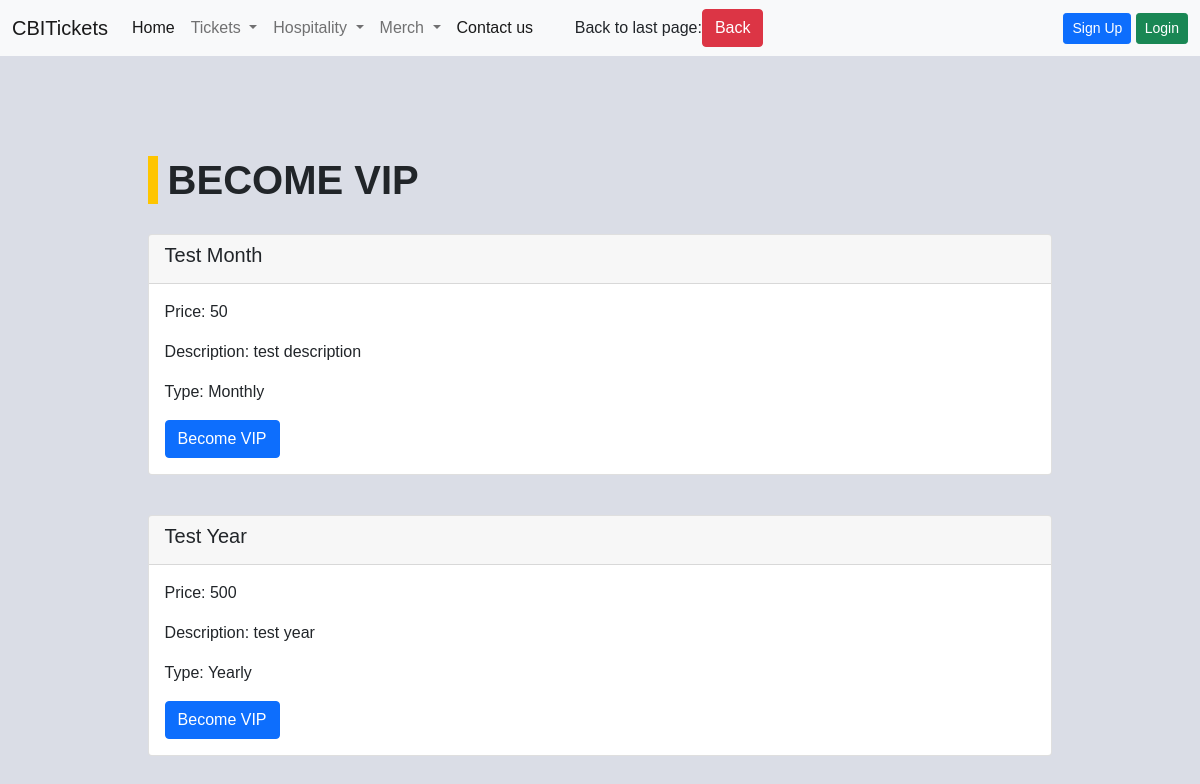
The app's page /become-vip/, older data.
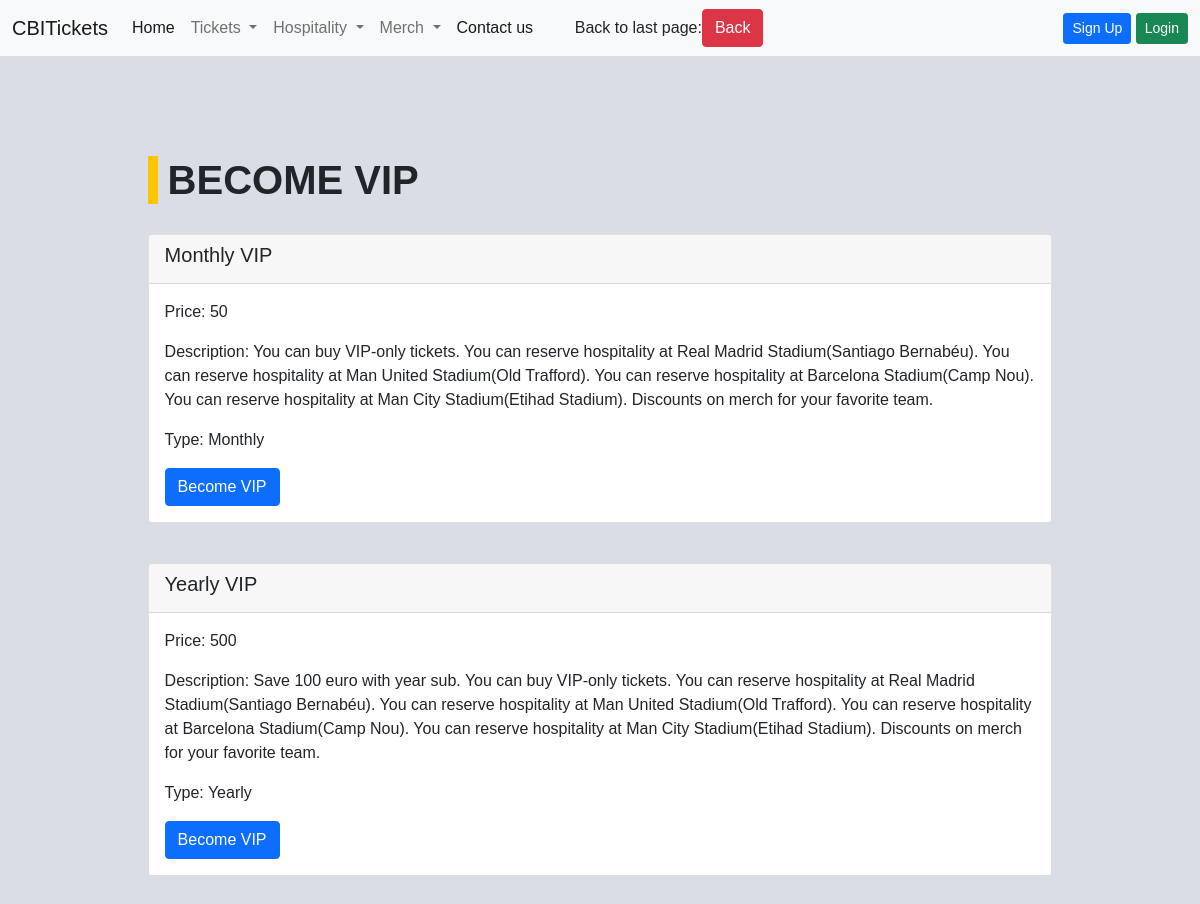
The same page, newer data.
### home/models.py (models this page shows, shortened)
class VIP(models.Model):
    vip_type_ch = (('Monthly', 'Monthly'), ('Yearly', 'Yearly'))
    title = models.CharField(max_length=150)
    price = models.IntegerField(null=False)
    description = models.TextField(max_length=1000, default='no description')
    vip_type = models.CharField(choices=vip_type_ch, max_length=30, null=False)
    created_at = models.DateTimeField(auto_now_add=True)
    updated_at = models.DateTimeField(auto_now=True)

### home/views.py (the view)
# urls.py: path('become-vip/', views.BecomeVIPListView.as_view(), name='become_vip'),
class BecomeVIPListView(ListView):
    template_name = 'home/become_vip.html'
    model = VIP
    context_object_name = 'all_vip'

### templates/home/become_vip.html (shortened to what this page needs)
{% extends 'base.html' %}
{% block content %}
    <div class="container">
        <h1>Become VIP</h1>
        {% for vip in all_vip %}
            <div class="card">
                <div class="card-header">
                    <h5 class="card-title">{{ vip.title }}</h5>
                </div>
                <div class="card-body">
                    <p class="card-text">Price: {{ vip.price }}</p>
                    <p class="card-text">Description: {{ vip.description }}</p>
                    <p class="card-text">Type: {{ vip.vip_type }}</p>
                    {% if perms.user.vip_only %}
                        <button type="button" data-bs-toggle="modal" class="btn btn-danger"
                                data-bs-target="#cancelModal" id="modalTrigger">
                            Cancel VIP subscription
                        </button>
                    {% else %}
                        <button type="button" data-bs-toggle="modal" class="btn btn-primary"
                                data-bs-target="#buyModal" id="modalTrigger">
                            Become VIP
                        </button>
                    {% endif %}
                </div>
            </div>
        {% endfor %}
    </div>
{% endblock %}

Row changes from the older to the newer data that the page shows:
removed VIP: title "Test Month", price "50", description "test description", vip_type "Monthly"
removed VIP: title "Test Year", price "500", description "test year", vip_type "Yearly"
added VIP: title "Monthly VIP", price "50", description "You can buy VIP-only tickets. You can reserve hospitality at Real Madrid Stadium(Santiago Bernabéu). You can reserve hospitality at Man United Stadium(Old Trafford). You can reserve hospitality at Barcelona Stadium(Camp Nou). You can reserve hospitality at Man City Stadium(Etihad Stadium). Discounts on merch for your favorite team.", vip_type "Monthly"
added VIP: title "Yearly VIP", price "500", description "Save 100 euro with year sub. You can buy VIP-only tickets. You can reserve hospitality at Real Madrid Stadium(Santiago Bernabéu). You can reserve hospitality at Man United Stadium(Old Trafford). You can reserve hospitality at Barcelona Stadium(Camp Nou). You can reserve hospitality at Man City Stadium(Etihad Stadium). Discounts on merch for your favorite team.", vip_type "Yearly"
